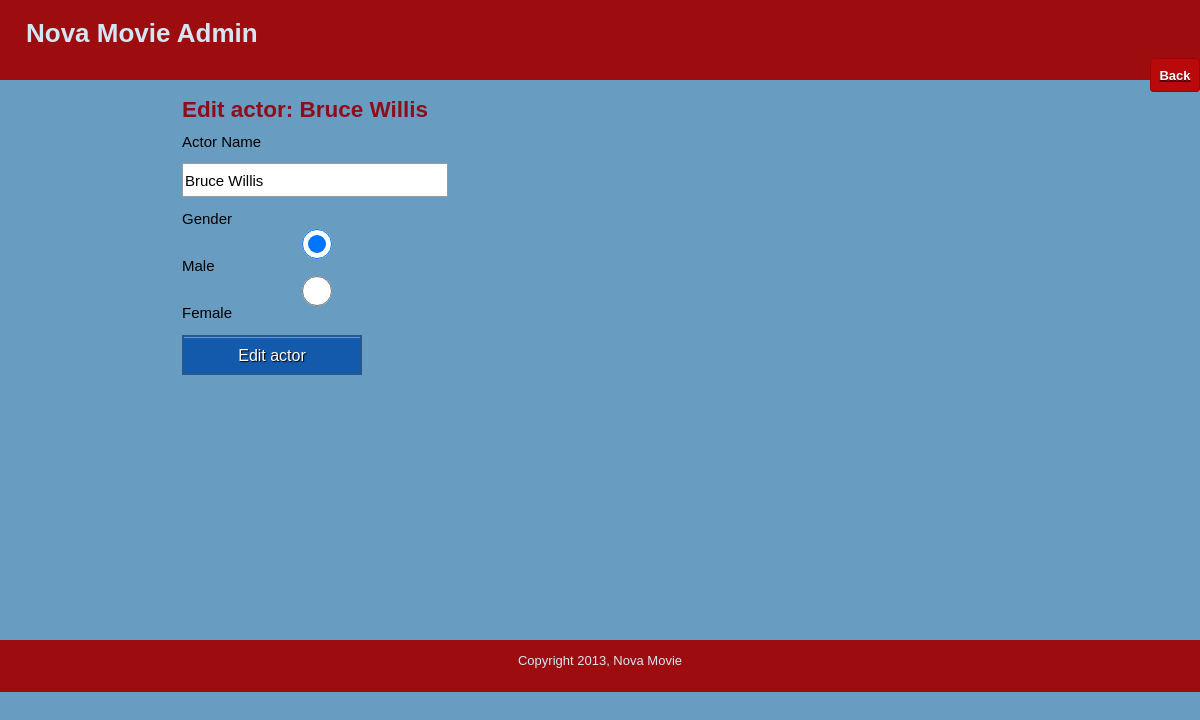
The app's page /public/edit_actor.php?id=7 (signed in) with its own data.
### tables this page shows
CREATE TABLE actor(
  id int Not NULL AUTO_INCREMENT,
  name MEDIUMTEXT Not NULL,
  gender MEDIUMTEXT  Not NULL,
  deleted bit default 0,  
  PRIMARY KEY (id)
);

### includes/functions.php (called while the page is built, shortened)
<?php
	function find_actor_by_id($actor_id) {
		global $connection;
		$safe_actor_id = mysqli_real_escape_string($connection, $actor_id);
		$query  = "SELECT * ";
		$query .= "FROM actor ";
		$query .= "WHERE id = {$safe_actor_id} ";
		$query .= "LIMIT 1";
		$actor_set = mysqli_query($connection, $query);
		if($actor = mysqli_fetch_assoc($actor_set)) {
			return $actor;
		} else {
			return null;
		}
	}
?>

### public/edit_actor.php (the view, shortened to what this page needs)
<?php require_once("../includes/db_connection.php"); ?>
<?php require_once("../includes/functions.php"); ?>
<?php
  $actor = find_actor_by_id($_GET["id"]);
?>
<?php include("../includes/layouts/header.php"); ?>
<div class="hlinks">
   <a href="manage_actors.php"><span class="text">Back</span></a>
</div>
</div>
<div id="main">
  <div id="navigation">
  </div>
  <div id="page">
    <h2>Edit actor: <?php echo htmlentities($actor["name"]); ?></h2>
    <form action="edit_actor.php?id=<?php echo urlencode($actor["id"]); ?>" method="post">
      <p>Actor Name <br></br>
        <input type="text" name="actor_name" value="<?php echo htmlentities($actor["name"]); ?>" />
      </p>
      <p>Gender
        <input type="radio" name="gender" value = "male"
		 <?php
	         if ($actor["gender"] =="male") {
	     ?>
	        checked="checked"
	        <?php } ?>
        /> Male
        <input type="radio" name="gender" value = "female"
		 <?php
	         if ($actor["gender"] =="female") {
	     ?>
	        checked="checked"
	        <?php } ?>
        /> Female
     </p>
      <input type="submit" name="submit" value="Edit actor" class="blue" />
    </form>
    <br />
  </div>
</div>
<?php include("../includes/layouts/footer.php"); ?>

### public/stylesheets/public.css (style rules this page uses)
html { height: 100%; width: 100%; }
body { width: 100%; height: 100%; margin: 0; padding: 0; border: 0; font-family: Verdana, Arial, Helvetica, sans-serif; font-size: 13px; line-height: 15px; background: #689DC1; }
a { color: #8D0D19; }
#header .hlinks { float: right; }
#header .hlinks .text { border: 1px solid #A20103; border-radius: 4px 4px 4px 4px; color: white; padding: 8.5px; font-weight: 700; text-shadow: 0 1px 0 rgba(0,0,0,.5); background: #b9090b; }
#main { height: 560px; width: 100%; margin: 0; padding: 0; }
#navigation { float: left; width: 100px; height: 100%; margin: 0; padding: 0 2em; color: #9D0D10; }
#page { float: left; height: 100%; padding-left: 2em; vertical-align: top; font-size: 15px; line-height: 14px; }
#page h2 { color: #8D0D19; margin-top: 1em; }
input { width:260px; display:block; border: 1px solid #999; height: 30px; font-size: 15px; }
input.blue { background-color: #135aac; box-shadow: inset 0 1px 0 0 #5e9de4; color: #fff; border:2px solid #265890; text-shadow: 1px 1px 1px #000; height: 40px; width:180px; font-size:16px; padding: 10px 16px; min-width: 160px; }

### records on screen
actor: name "Bruce Willis", actor_name "Bruce Willis", gender "☑"
